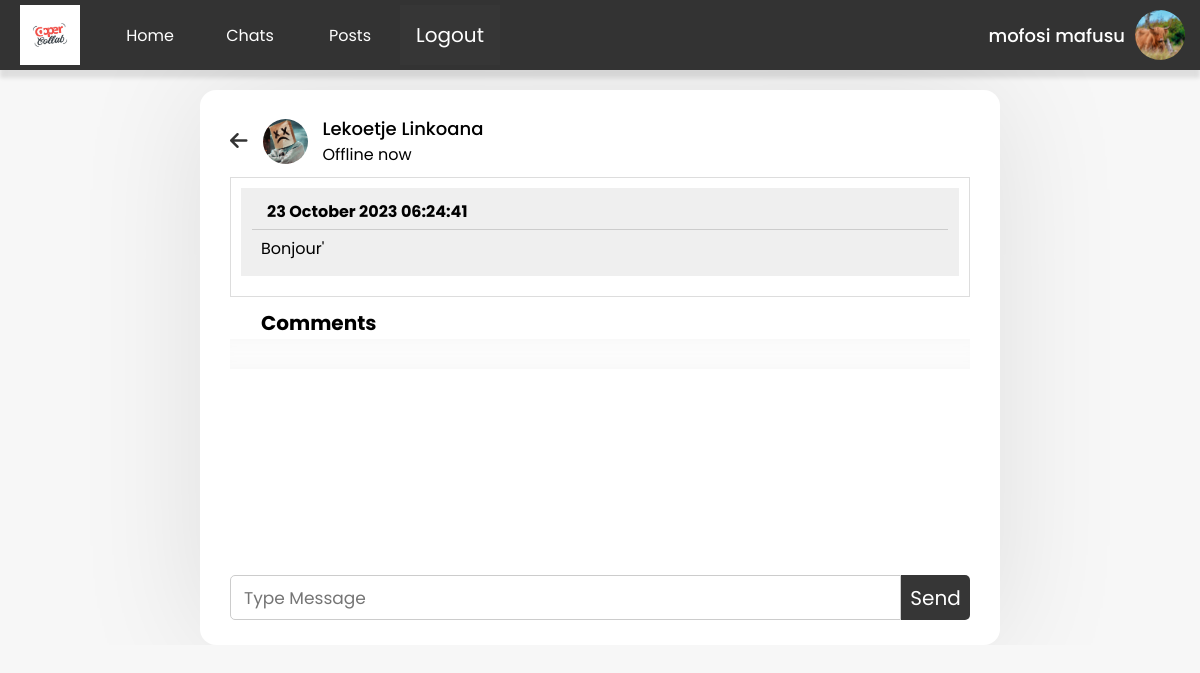
/comments.php?post_id=1341443850 (signed in), run on the app's committed database.
### tables this page shows
CREATE TABLE `users` (
  `user_id` int(11) NOT NULL,
  `unique_id` int(200) NOT NULL,
  `first_name` varchar(200) NOT NULL,
  `last_name` varchar(200) NOT NULL,
  `email` varchar(250) NOT NULL,
  `password` varchar(100) NOT NULL,
  `img` varchar(400) NOT NULL,
  `status` varchar(100) NOT NULL
);

CREATE TABLE `posts` (
  `post_id` int(200) NOT NULL,
  `post_unique_id` int(200) NOT NULL,
  `post_owner_id` int(200) NOT NULL,
  `post_msg` varchar(1000) DEFAULT NULL,
  `post_media` varchar(200) DEFAULT NULL,
  `post_time` varchar(200) NOT NULL
);

### comments.php (the view, shortened to what this page needs)
<?php include_once "header.php"; ?>
<body class="body2">
    <section class="section1">
        <div class="nav-bar">
            <?php include "navigation.php"; ?>
        </div>
    </section>
<section class="section2">
    <div class="comments-wrapper">
        <section class="comments">
            <div class="post-view">
                <?php
                    include_once "php/config.php";
                    $post_id = mysqli_real_escape_string($conn, $_GET['post_id']);
                    $sqlPoster = "SELECT * FROM users
                                JOIN posts ON posts.post_owner_id = users.unique_id
                                WHERE post_unique_id = '{$post_id}'";
                    $queryPoster = mysqli_query($conn, $sqlPoster);
                    if(mysqli_num_rows($queryPoster) > 0) {
                        $owner = mysqli_fetch_assoc($queryPoster);
                    }
                ?>
                <a href="posts.php" class="back-icon"><i class="fas fa-arrow-left"></i></a>
                <img src="php/images/<?php echo $owner['img'] ?>" alt="profile">
                <div class="details">
                    <span><?php echo $owner['first_name'] . " " .  $owner['last_name']?></span>
                    <p><?php echo $owner['status']?></p>
                </div>
            </div>
            <div class="post-and-commets">
                <div class="post-body2">
                    <?php include "php/comments.post.php"; ?>
                </div>
                <h1 class="comments-title" >
                    Comments
                </h1>
                <div class="comments-list">
                </div>
            </div>
            <form action="" method="" class="comment-area">
                <input type="text" class="input-comment" name="comment_message" id="" placeholder="Type Message" value="">
                <input type="submit" class="comment-btn" value="Send">
            </form>
        </section>
    </div>
</section>
</body>
</html>

### navigation.php
<nav>
    <div class="logo-box">
        <img src="assets/Red.jpg" class="logo-image" >
    </div>
    <div class="navbar">
        <?php
            $navLinks = array(
                "Home" => "profile.php",
                "Chats" => "chats.php",
                "Posts" => "posts.php"
            );
            foreach ($navLinks as $label => $url) {
                echo '<a href="' . $url . '">' . $label . '</a>';
            }
        ?>
        <?php
            include_once "php/config.php";
            $sql = mysqli_query($conn, "SELECT * FROM users WHERE unique_id = '{$_SESSION['unique_id']}'");
            if(mysqli_num_rows($sql) > 0) {
                $row = mysqli_fetch_assoc($sql);
                $first_name = $row['first_name'];
                $last_name = $row['last_name'];
                (strlen($first_name) > 16) ? $first_name = substr($first_name, 0, 8). "..." : $first_name = $first_name;
                (strlen($last_name) > 16) ? $last_name = substr($last_name, 0, 8). "..." : $last_name = $last_name;
            }
        ?>
        <a href="php/logout.php?user_id=<?php echo $row['unique_id'] ?>" class="logout">
            Logout
        </a>
    </div>
    <a href="profile.php" class="profile-box" >
        <div class="profile-names">
            <span><?php echo $first_name . " " .  $last_name ?></span>
        </div>
        <img src="php/images/<?php echo $row['img'] ?>" alt="profile picture" class="profile-image">
    </a>
</nav>

### php/comments.post.php
<?php
    include_once "config.php";
    $sql = mysqli_query($conn, "SELECT * FROM posts WHERE post_unique_id = {$post_id}");
    $output = "";
    if (mysqli_num_rows($sql) == 0){
        $output .= "Post No longer Available!";
    } elseif (mysqli_num_rows($sql) > 0) {
        $row = mysqli_fetch_assoc($sql);
        if (isset($row['post_media'])) {
            $mediaPath = 'php/post_media/' . $row['post_media'];
            $extension = pathinfo($mediaPath, PATHINFO_EXTENSION);
            if (in_array($extension, ['jpg', 'jpeg', 'png', 'webp','gif','heif','svg'])) {
                $media = '<img src="' . $mediaPath . '" class="comment-media-image">';
            } elseif (in_array($extension, ['mp4', 'avi', 'webm', 'mkv'])) {
                $media = '<video width="640" height="360" controls ><source src="' . $mediaPath . '" type="video/' . $extension . '"></video>';
            } else {
                $media = 'Unsupported media type';
            }
        } else {
            $media ='';
        }
        $output .='<div class="post-details2" >
                        <h4 class="post-time2"  >
                            <span>'. $row['post_time'] .'</span>
                        </h4>
                        <div class="comment-media-display">
                            '. $media .'
                        </div>
                        <div class="post-message-box2"  >
                            <span>'. $row['post_msg'] .'</span>
                        </div>
                    </div>';
    }
    echo $output;
?>

### css/style.css (style rules this page uses)
* { margin: 0; padding: 0; box-sizing: border-box; text-decoration: none; font-family: 'Poppins', sans-serif; }
.body2 { min-height: 100vh; background: #f7f7f7; }
.section1 { flex: 0 0 auto; background-color: #fff; box-shadow: 0px 8px 4px rgba(0, 0, 0, 0.1); }
.section2 { flex: 1; overflow-y: auto; display: flex; align-items: start; justify-content: center; padding-top: 20px; }
.comments-wrapper { background: #ffff; width: 800px; border-radius: 16px; box-shadow: 0 0 128px 0 rgb(0, 0, 0, 0.1); }
nav { background-color: #333; display: flex; overflow: hidden; width: 100%; height: 70px; align-items: center; }
.logo-box { flex: 1; max-width: 100px; height: 60px; display: flex; align-items: center; justify-content: center; }
.logo-image { width: 60%; height: 60px; object-fit: cover; }
.navbar { flex: 1; position: relative; display: flex; flex-wrap: wrap; align-items: center; justify-content: flex-start; font-family: Arial, sans-serif; height: 60px; }
.navbar a { display: block; min-width: 100px; text-align: center; text-decoration: none; padding: 15px 10px; color: white; cursor: pointer; }
.profile-box { flex: 1; max-width: 500px; padding: 5px; display: flex; align-items: center; justify-content: end; }
.profile-image { margin-right: 10px; width: 50px; height: 50px; object-fit: cover; border-radius: 50%; }
.profile-names { text-align: end; width: 400px; font-size: 18px; font-weight: 500; color: #ffffff; margin-right: 10px; }
.logout { color: #fff; font-size: 20px; padding: 7px 10px; background: #363636; }
.post-view .back-icon { font-size: 20px; color: #333; }
.post-view img { height: 45px; width: 45px; margin: 0 15px; object-fit: cover; border-radius: 50%; }
.post-view span { font-size: 18px; font-weight: 500; }
.post-view { display: flex; align-items: center; padding: 0 0 10px 0; }
.post-and-commets .post-body2 { padding: 10px 10px 20px 10px; color: rgb(0, 0, 0); border: 1px solid rgb(221, 221, 221); min-height: 100px; display: flex; }
.post-and-commets .post-details2 { width: 100px; padding: 10px; background-color: rgb(239, 239, 239); color: rgb(0, 0, 0); flex: 1 1 1%; }
.post-and-commets .post-time2 { padding-left: 15px; padding-right: 15px; margin: 1px; padding-bottom: 5px; border-bottom: #ccc 1px solid; }
.post-and-commets .post-message-box2 { padding: 5px 10px; }
.comments { padding: 25px 30px; }
.post-and-commets { height: 380px; overflow-y: auto; }
.comments-list { padding: 10px 30px 20px 30px; box-shadow: inset 0 32px 32px -32px rgb(0 0 0 / 5%), inset 0 -32px 32px -32px rgb(0 0 0 / 5%); }
.comments-title { padding: 10px 10px 0 30px; margin: 1px; font-size: 20px; }
.comment-area { padding: 18px 0 0 0; display: flex; justify-content: space-between; }
.comment-area .input-comment { height: 45px; width: calc(100% - 58px); font-size: 17px; border: 1px solid #ccc; padding: 0 13px; border-radius: 5px 0 0 5px; outline: none; }
.comment-area .comment-btn { width: 70px; border: none; outline: none; font-size: 20px; color: #fff; background: #363636; border-radius: 0 5px 5px 0; cursor: pointer; }

### data on the page
users: first_name "mofosi", last_name "mafusu", img (picture)
users: img (picture), first_name "Lekoetje", last_name "Linkoana", status "Offline now"
posts: post_time "23 October 2023 06:24:41", post_msg "Bonjour'"

### other printed values
$label "Home"
$label "Chats"
$label "Posts"
